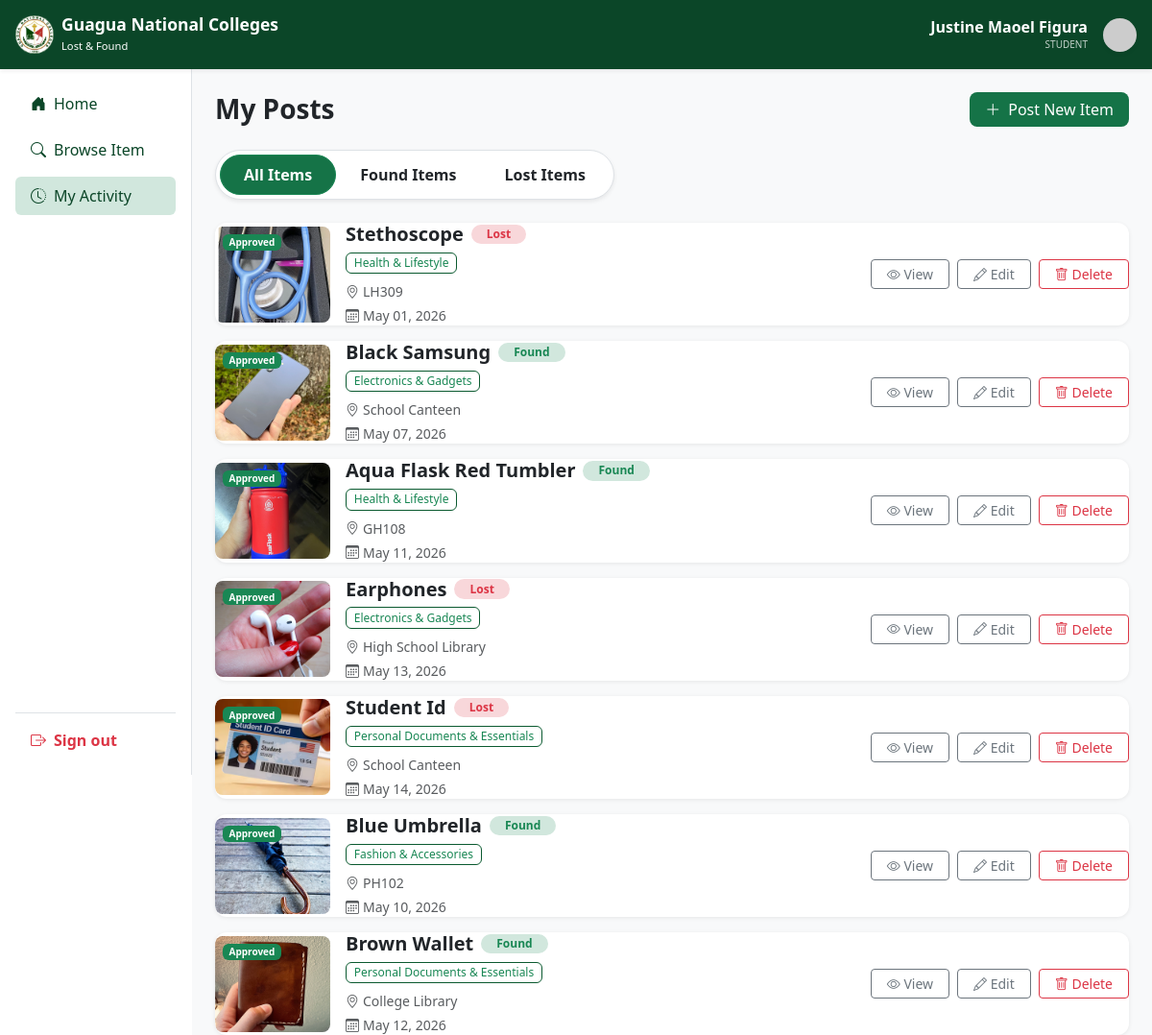
Page /my-activity.php (signed in) on the earlier database version.
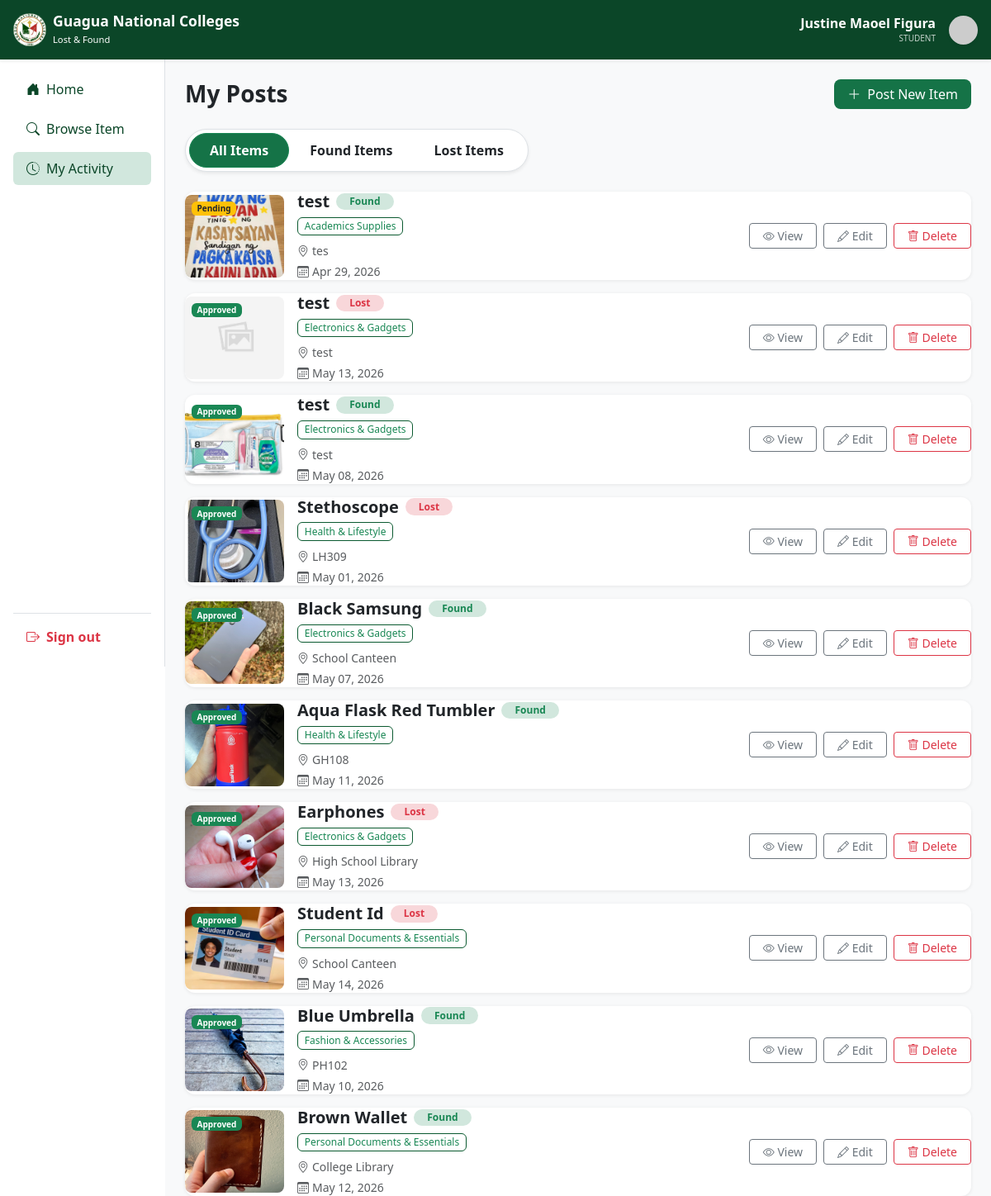
Same page on the later database version.
### tables this page shows
CREATE TABLE `items` (
  `id` int(11) NOT NULL,
  `user_id` int(11) NOT NULL,
  `category_id` int(11) NOT NULL,
  `item_name` varchar(255) NOT NULL,
  `location_text` varchar(255) NOT NULL,
  `description` text NOT NULL,
  `notes` text DEFAULT NULL,
  `item_img` varchar(255) DEFAULT NULL,
  `time_last_seen` time DEFAULT NULL,
  `status` varchar(50) NOT NULL DEFAULT 'available',
  `post_type` enum('Lost','Found') NOT NULL,
  `upload_status` enum('approved','pending','rejected') DEFAULT 'pending',
  `item_resolved_status` enum('resolved','not resolved') DEFAULT 'not resolved',
  `contact_email` varchar(150) DEFAULT NULL,
  `contact_num` varchar(20) DEFAULT NULL,
  `date_reported` date NOT NULL,
  `created_at` timestamp NOT NULL DEFAULT current_timestamp(),
  `submitted_to_office` tinyint(1) DEFAULT 0
);

CREATE TABLE `categories` (
  `id` int(11) NOT NULL,
  `category_name` varchar(100) NOT NULL
);

### my-activity.php (the view, shortened to what the changed rows need)
<?php
require_once __DIR__ . '/includes/db.php';
$user_id   = $_SESSION['user_id'];
$firstName = $_SESSION['first_name'] ?? 'User';
$lastName  = $_SESSION['last_name']  ?? '';
$fullName  = trim($firstName . " " . $lastName);
$role      = $_SESSION['role'] ?? 'student';
$stmt = $pdo->prepare("
    SELECT items.*, categories.category_name
    FROM items
    LEFT JOIN categories ON items.category_id = categories.id
    WHERE items.user_id = ?
    ORDER BY items.created_at DESC
");
$stmt->execute([$user_id]);
$items      = $stmt->fetchAll();
$item_count = count($items);
?>
<!DOCTYPE html>
<html lang="en">
<head>
    <link href="https://cdn.jsdelivr.net/npm/bootstrap@5.3.3/dist/css/bootstrap.min.css" rel="stylesheet">
    <link rel="stylesheet" href="https://cdn.jsdelivr.net/npm/bootstrap-icons@1.11.3/font/bootstrap-icons.min.css">
    <link rel="stylesheet" href="assets/css/my-activity-style.css">
</head>
<body>
<div class="container-fluid">
    <div class="row">
        <main class="col-md-9 ms-sm-auto col-lg-10 px-md-4 bg-light min-vh-100">
            <div class="row g-3">
                <?php if ($item_count > 0): ?>
                    <?php foreach ($items as $row):
                        $img = !empty($row['item_img']) ? "uploads/" . $row['item_img'] : "assets/images/placeholder-image.jpg";
                        $uploadStatus = $row['upload_status'] ?? 'pending';
                        $badgeClass = $uploadStatus === 'approved' ? 'bg-success' : ($uploadStatus === 'rejected' ? 'bg-danger' : 'bg-warning text-dark');
                    ?>
                        <div class="col-12">
                            <div class="col-12 item-card <?= strtolower($row['post_type']) ?>">
                                <div class="d-flex align-items-center">
                                    <div class="rounded-3 overflow-hidden me-3 position-relative flex-shrink-0" style="width: 120px; height: 100px;">
                                        <img loading="lazy" src="<?= $img ?>"
                                             class="w-100 h-100 object-fit-cover"
                                             alt="<?= htmlspecialchars($row['item_name']) ?>"
                                             onerror="this.onerror=null; this.src='assets/images/placeholder-image.jpg'">
                                        <span class="badge position-absolute top-0 start-0 m-2 <?= $badgeClass ?>" style="font-size: 10px;">
                                            <?= ucfirst($uploadStatus) ?>
                                        </span>
                                    </div>
                                    <div class="flex-grow-1">
                                        <div class="d-flex align-items-center gap-2 mb-1">
                                            <h5 class="fw-bold mb-0"><?= htmlspecialchars($row['item_name']) ?></h5>
                                            <?php if (!empty($row['post_type'])): ?>
                                                <span class="badge rounded-pill <?= strtolower($row['post_type']) === 'found' ? 'bg-success-subtle text-success' : 'bg-danger-subtle text-danger' ?> px-3">
                                                    <?= ucfirst($row['post_type']) ?>
                                                </span>
                                            <?php endif; ?>
                                        </div>
                                        <div class="mb-2">
                                            <span class="badge border text-success fw-normal" style="border-color: #0b5a30 !important;">
                                                <?= htmlspecialchars($row['category_name'] ?? 'General') ?>
                                            </span>
                                        </div>
                                        <div class="d-flex flex-column gap-1 text-muted small">
                                            <span><i class="bi bi-geo-alt me-1"></i><?= htmlspecialchars($row['location_text']) ?></span>
                                            <span><i class="bi bi-calendar3 me-1"></i><?= date('M d, Y', strtotime($row['date_reported'] ?? 'now')) ?></span>
                                        </div>
                                    </div>
                                    <div class="d-flex gap-2 flex-shrink-0">
                                        <button type="button" class="btn btn-outline-secondary btn-sm px-3"
                                            data-bs-toggle="modal" data-bs-target="#viewItemModal"
                                            data-name="<?= htmlspecialchars($row['item_name']) ?>"
                                            data-type="<?= $row['post_type'] ?>"
                                            data-category="<?= htmlspecialchars($row['category_name'] ?? 'General') ?>"
                                            data-location="<?= htmlspecialchars($row['location_text']) ?>"
                                            data-date="<?= date('M d, Y', strtotime($row['date_reported'])) ?>"
                                            data-time="<?= date('h:i A', strtotime($row['date_reported'])) ?>"
                                            data-desc="<?= htmlspecialchars($row['description'] ?? '') ?>"
                                            data-img="<?= $img ?>"
                                            data-user="<?= htmlspecialchars($fullName) ?>"
                                            data-role="<?= htmlspecialchars($role) ?>"
                                            data-email="<?= htmlspecialchars($row['contact_email'] ?? 'Not provided') ?>"
                                            data-phone="<?= htmlspecialchars($row['contact_num'] ?? 'Not provided') ?>"
                                            data-submitted-to-office="<?= !empty($row['submitted_to_office']) ? 'true' : 'false' ?>">
                                            <i class="bi bi-eye"></i> View
                                        </button>
                                        <button type="button" class="btn btn-outline-secondary btn-sm px-3 btn-edit-trigger"
                                            data-bs-toggle="modal" data-bs-target="#editItemModal"
                                            data-id="<?= $row['id'] ?>"
                                            data-name="<?= htmlspecialchars($row['item_name']) ?>"
                                            data-type="<?= $row['post_type'] ?>"
                                            data-category="<?= $row['category_id'] ?>"
                                            data-location="<?= htmlspecialchars($row['location_text']) ?>"
                                            data-date="<?= date('Y-m-d', strtotime($row['date_reported'])) ?>"
                                            data-time="<?= date('H:i', strtotime($row['date_reported'])) ?>"
                                            data-desc="<?= htmlspecialchars($row['description'] ?? '') ?>"
                                            data-notes="<?= htmlspecialchars($row['notes'] ?? '') ?>"
                                            data-img="<?= $img ?>"
                                            data-email="<?= htmlspecialchars($row['contact_email'] ?? '') ?>"
                                            data-phone="<?= htmlspecialchars($row['contact_num'] ?? '') ?>"
                                            data-submitted-to-office="<?= !empty($row['submitted_to_office']) ? 'true' : 'false' ?>">
                                            <i class="bi bi-pencil"></i> Edit
                                        </button>
                                        <form action="actions/delete.php" method="POST" class="d-inline"
                                              onsubmit="return confirm('Are you sure you want to delete this item?');">
                                            <button type="submit" class="btn btn-outline-danger btn-sm px-3">
                                                <i class="bi bi-trash"></i> Delete
                                            </button>
                                        </form>
                                    </div>
                                </div>
                            </div>
                        </div>
                    <?php endforeach; ?>
                <?php endif; ?>
            </div>
        </main>
    </div>
</div>
</body>
</html>

Differences in the rows shown:
added items: item_img+item_name (picture), upload_status "Pending", item_name "test", post_type "Found", category.category_name "Academics Supplies", location_text "tes", date_reported "Apr 29, 2026"
added items: item_name (placeholder picture), upload_status "Approved", item_name "test", post_type "Lost", category.category_name "Electronics & Gadgets", location_text "test", date_reported "May 13, 2026"
added items: item_img+item_name (picture), upload_status "Approved", item_name "test", post_type "Found", category.category_name "Electronics & Gadgets", location_text "test", date_reported "May 08, 2026"
